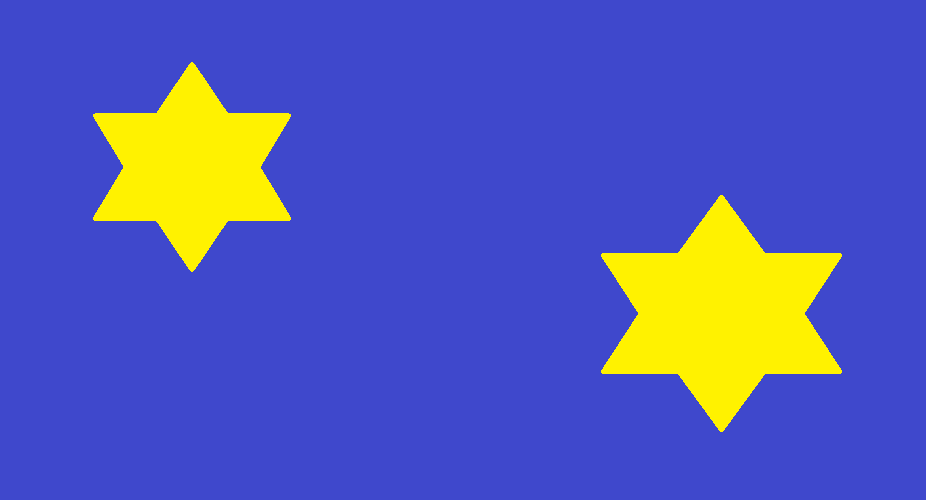
#> input picture projects/My-Study/1.Machine Learning/Day07/课堂/img.png, 926 x 500 px
$ python '凸包检测.py'
#> lines starting #> are read from the running program, lines starting #| are printed output that depends on the picture; after the words box and inside, x2 and y2 are one past the last pixel; in counts of white or black regions, pixels touching at a corner belong together
import cv2
import numpy as np

if __name__ == '__main__':
    image_np = cv2.imread('img.png')
#> image_np is the input picture: shape (500, 926, 3); mean B, G, R 181, 91.2, 84.6

    image_np_gray = cv2.cvtColor(image_np, cv2.COLOR_BGR2GRAY)
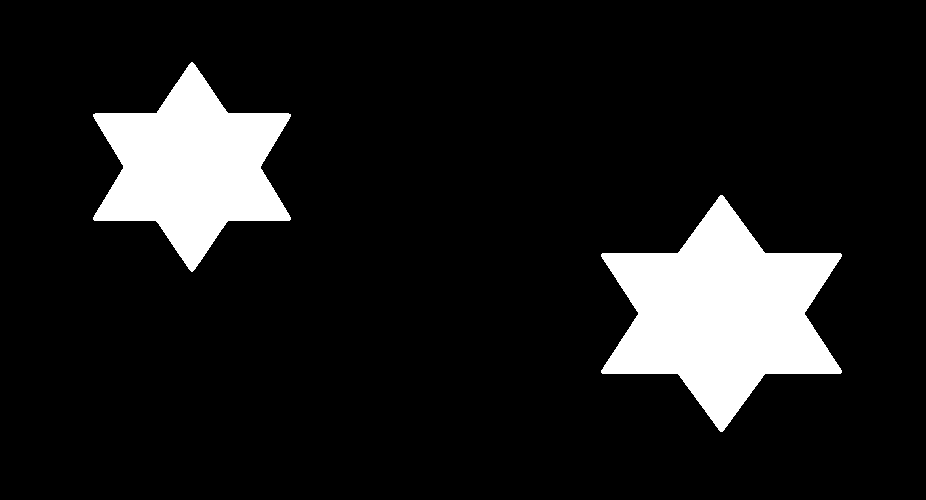
#> image_np_gray: shape (500, 926); values 84 (black) and 218 (white), 11.3% white; 2 white regions, box (x1, y1, x2, y2) and area: (601, 195, 842, 432) 30107, (93, 62, 291, 272) 22093
    cv2.imshow('1', image_np_gray)
    cv2.waitKey(0)
    _, image_np_thresh = cv2.threshold(image_np_gray, 127, 255, cv2.THRESH_BINARY)
#> image_np_thresh: shape (500, 926); 11.3% white; 2 white regions

    contours, hierarchy = cv2.findContours(image_np_thresh, cv2.RETR_EXTERNAL, cv2.CHAIN_APPROX_SIMPLE)
#> contours = 2 contours; box (x1, y1, x2, y2) and area: (601, 195, 842, 432) 29718, (93, 62, 291, 272) 21760

    for cnt in contours:
        hull = cv2.convexHull(cnt)
        cv2.polylines(
            image_np, [hull], isClosed=True, color=(0, 255, 255), thickness=3
        )
#> this loop made 2 passes
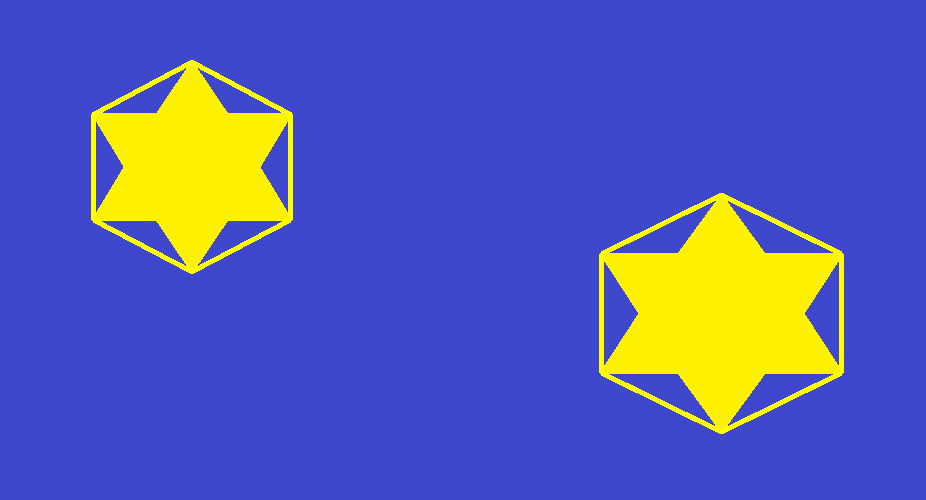
#> image_np: shape (500, 926, 3); 1.53% of pixels changed, all inside (x1, y1, x2, y2) = (91, 60, 844, 434)
    cv2.imshow('w', image_np)
    cv2.waitKey(0)
